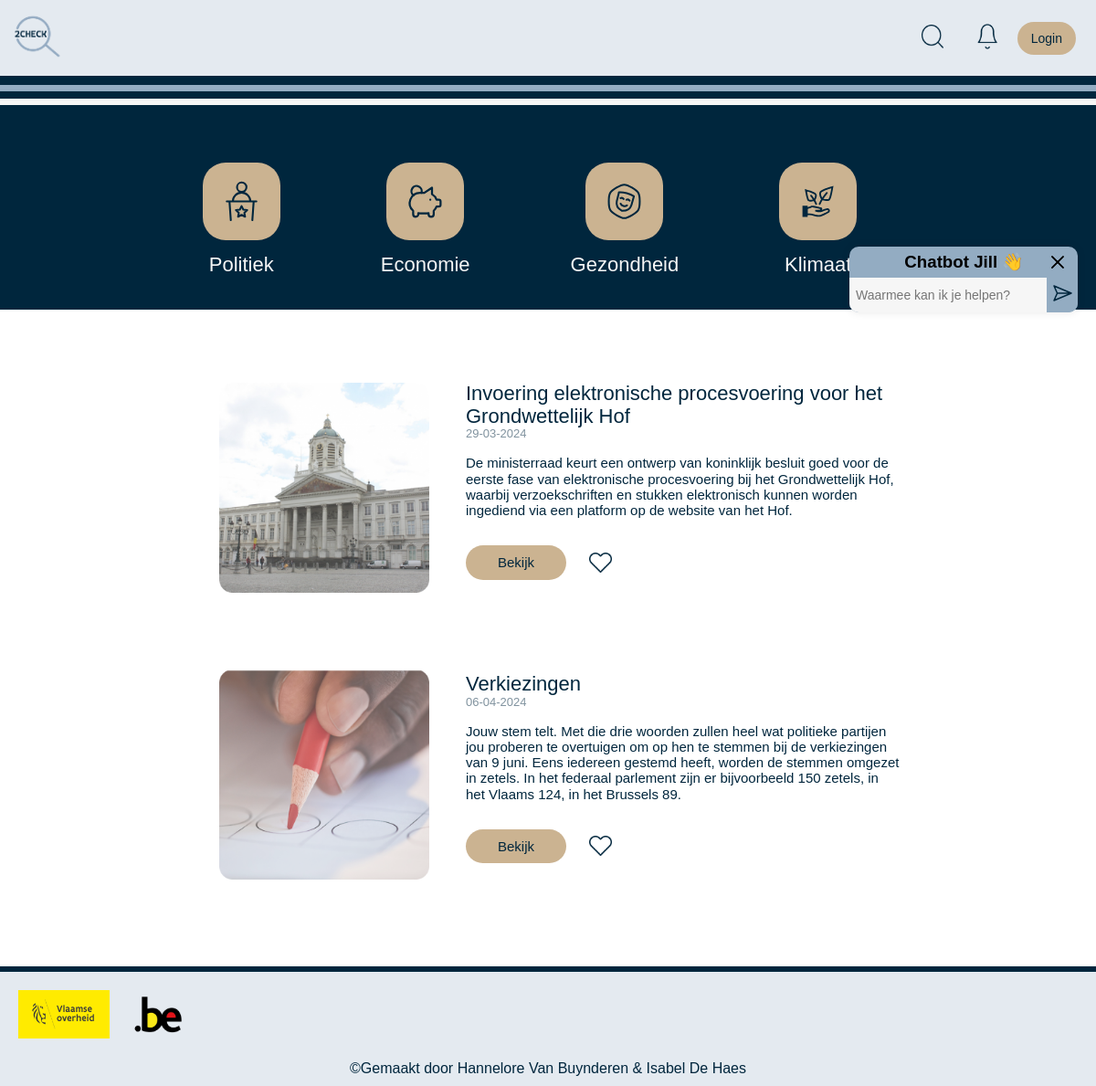
/politiek.php, run on the app's committed database.
### tables this page shows
CREATE TABLE `artikel` (
  `id` int(11) NOT NULL,
  `naam` varchar(300) NOT NULL,
  `inhoud` varchar(600) NOT NULL,
  `datum` varchar(10) DEFAULT NULL,
  `foto` varchar(300) DEFAULT NULL,
  `favoriet` tinyint(1) DEFAULT '0',
  `thema` varchar(300) NOT NULL,
  `link` varchar(300) NOT NULL
);

### classes/Artikel.php (called while the page is built, shortened)
<?php
class Artikel {
    private string $thema;
    public function setThema($thema) {
        $this->thema = $thema;
    }
    public function searchByThema() {
        $conn = Db::getConnection();
        $query = "SELECT * FROM artikel WHERE thema = :thema";
        $params = ['thema' => $this->thema];
        $statement = $conn->prepare($query);
        $statement->execute($params);
        $results = $statement->fetchAll(PDO::FETCH_ASSOC);
        return $results;
    }
}
?>

### politiek.php (the view, shortened to what this page needs)
<!DOCTYPE html>
<html lang="en">
<head>
    <link rel="stylesheet" href="styles/normalize.css">
    <link rel="stylesheet" href="styles/style.css">
    <link rel="stylesheet" href="styles/general.css">
    <link rel="stylesheet" href="styles/header.css">
    <link rel="stylesheet" href="styles/detailpagina2.css">
    <link rel="stylesheet" href="styles/profiel.css">
</head>
<body>
    <?php include_once("nav.inc.php") ?>
    <?php include_once("header.inc.php") ?>
    <div class="artikels">
        <?php
        include_once("classes/Artikel.php");
        $artikel = new Artikel();
        $artikel->setThema("politiek");
        $politiek_artikelen = $artikel->searchByThema();
        foreach ($politiek_artikelen as $artikel) :
            $naam = $artikel['naam'];
            $inhoud = $artikel['inhoud'];
            $datum = $artikel['datum'];
            $fotoBestandsnaam = $artikel['foto'];
            $link = $artikel['link'];
        ?>
            <div class="artikel_div">
                <div class="image" style="position: relative;">
                    <img class="artikel_foto" src="images\artikel_foto\<?= $fotoBestandsnaam ?>" alt="Afbeelding">
                </div>
                <div class="article-content">
                    <div class="title">
                        <h2><?= $naam ?></h2>
                        <p><?= $datum ?></p>
                    </div>
                    <div class="text">
                        <p><?= $inhoud ?></p>
                    </div>
                    <div class="bekijk">
                        <a href="<?= $link ?>">Bekijk</a>
                        <img class="heart-icon" src="images/unlikeheart.png" alt="unlike" onclick="toggleLike()">
                    </div>
                </div>
            </div>
        <?php endforeach; ?>
    </div>
    <?php include_once("footer.inc.php") ?>
</body>
</html>

### styles/style.css (style rules this page uses)
* { margin: 0; padding: 0; }
.title { color: #00263D; font-weight: 400; font-family: "neue-haas-grotesk-text", sans-serif; font-style: 12px; }
p { color: #00263D; font-weight: 400; font-family: "neue-haas-grotesk-text", sans-serif; font-style: 10px; }

### styles/general.css (style rules this page uses)
p { font-size: 14px; font-weight: 400; font-family: "neue-haas-grotesk-text", sans-serif; font-style: normal; }
p { font-weight: 400; font-family: "neue-haas-grotesk-text", sans-serif; font-style: normal; }

### styles/detailpagina2.css (style rules this page uses)
* { margin: 0; padding: 0; }
body { overflow-x: hidden; }
.artikels { margin-bottom: 90px; }
.heart-icon { width: 25px; height: auto; }
.artikel_div { display: flex; align-items: center; margin-bottom: 20px; margin-top: 60px; margin-right: 25px; }
.article-content div { flex: 1; margin-right: 40px; }
.text p { margin-top: 15px; font-size: 12px; margin-bottom: 30px; font-weight: 300; font-family: "neue-haas-grotesk-text", sans-serif; font-style: normal; color: #00263d; }
.image { width: 170px; margin-right: 10px; }
.image img { width: 150px; margin-left: 15px; }
.article-content h2 { font-size: 18px; font-weight: 400; font-family: "neue-haas-grotesk-text", sans-serif; font-style: normal; color: #00263d; }
.title p { font-size: 13px; font-weight: 400; font-family: "neue-haas-grotesk-text", sans-serif; font-style: normal; color: rgb(0, 38, 61, 50%); }
.artikel_div a { font-size: 15px; font-weight: 400; font-family: "neue-haas-grotesk-text", sans-serif; font-style: normal; text-decoration: none; background-color: #cbb391; color: #00263d; padding: 10px 35px; border-radius: 30px; margin-right: 25px; }
.bekijk { display: flex; align-items: center; }
@media (min-width: 600px) { .image { margin-right: 90px; } }
@media (min-width: 600px) { .image img { margin-top: 20px; width: 180px; margin-left: 50px; } }
@media (min-width: 600px) { .text p { font-size: 14px; } }
@media (min-width: 600px) { .article-content h2 { font-size: 20px; } }
@media (min-width: 1000px) { .image { margin-right: 340px; } }
@media (min-width: 1000px) { .image img { margin-top: 20px; width: 230px; margin-left: 240px; } }
@media (min-width: 1000px) { .text p { font-size: 15px; } }
@media (min-width: 1000px) { .article-content h2 { font-size: 22px; } }
@media (min-width: 1000px) { .article-content div { margin-right: 190px; } }

### styles/profiel.css (style rules this page uses)
* { font-family: "neue-haas-grotesk-text", sans-serif; }
h2 { color: #00263d; }

### data on the page
artikel: foto (picture), naam "Invoering elektronische procesvoering voor het Grondwettelijk Hof", datum "29-03-2024", inhoud "De ministerraad keurt een ontwerp van koninklijk besluit goed voor de eerste fase van elektronische procesvoering bij het Grondwettelijk Hof, waarbij verzoekschriften en stukken elektronisch kunnen worden ingediend via een platform op de website van het Hof."
artikel: foto (picture), naam "Verkiezingen", datum "06-04-2024", inhoud "Jouw stem telt. Met die drie woorden zullen heel wat politieke partijen jou proberen te overtuigen om op hen te stemmen bij de verkiezingen van 9 juni. Eens iedereen gestemd heeft, worden de stemmen omgezet in zetels. In het federaal parlement zijn er bijvoorbeeld 150 zetels, in het Vlaams 124, in het Brussels 89."
